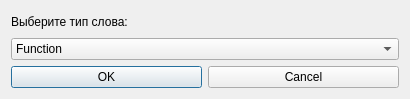
<?xml version="1.0" encoding="UTF-8"?>
<ui version="4.0">
 <class>typeChoose</class>
 <widget class="QDialog" name="typeChoose">
  <property name="geometry">
   <rect>
    <x>0</x>
    <y>0</y>
    <width>410</width>
    <height>99</height>
   </rect>
  </property>
  <property name="windowTitle">
   <string>Dialog</string>
  </property>
  <layout class="QVBoxLayout" name="verticalLayout">
   <item>
    <widget class="QLabel" name="label">
     <property name="text">
      <string>Выберите тип слова:</string>
     </property>
    </widget>
   </item>
   <item>
    <widget class="QComboBox" name="comboBox">
     <item>
      <property name="text">
       <string>Function</string>
      </property>
     </item>
     <item>
      <property name="text">
       <string>Const</string>
      </property>
     </item>
     <item>
      <property name="text">
       <string>Service Word</string>
      </property>
     </item>
    </widget>
   </item>
   <item>
    <layout class="QHBoxLayout" name="horizontalLayout">
     <item>
      <widget class="QPushButton" name="pushButton_2">
       <property name="text">
        <string>OK</string>
       </property>
      </widget>
     </item>
     <item>
      <widget class="QPushButton" name="pushButton">
       <property name="text">
        <string>Cancel</string>
       </property>
      </widget>
     </item>
    </layout>
   </item>
  </layout>
 </widget>
 <resources/>
 <connections/>
</ui>
